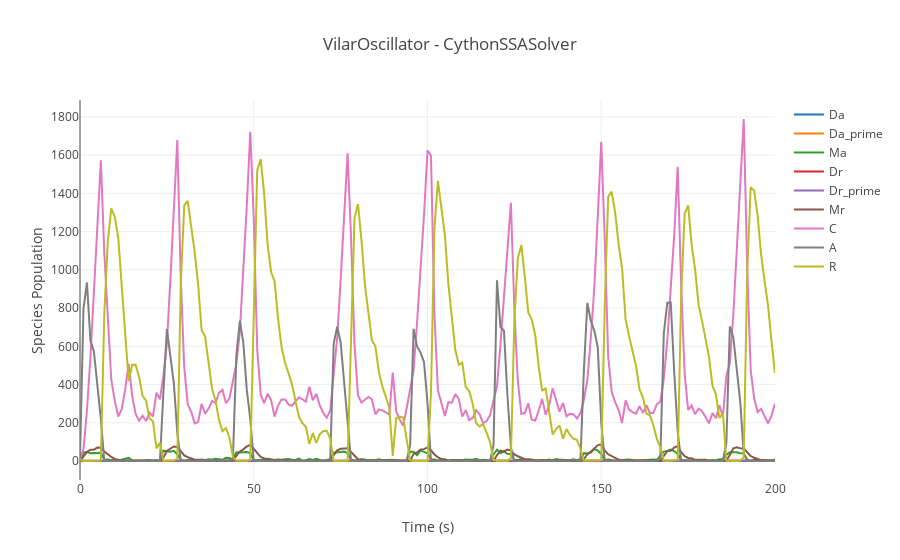

Notebook cell for this chart:
### Markdown cell above
### Plotly can be used to create interactive graphs.
 Plotly graphs can only be viewed in a Jupyter Notebook

### Code cell
results.plotplotly()

### Figure 1 — Plotly figure (JSON) as saved in the notebook; plotly's stock layout.template omitted (floating-point values rounded to 4 significant figures; data arrays with more than 128 entries replaced by an {"elided": "..."} marker saying what was removed)
{"data": [{"line": {"color": "#1f77b4"}, "mode": "lines", "name": "Da", "type": "scatter", "uid": "1c4c7048-865e-49f5-a5a4-7179efb098a7", "x": {"elided": "201 int values"}, "y": {"elided": "201 int values"}}, {"line": {"color": "#ff7f0e"}, "mode": "lines", "name": "Da_prime", "type": "scatter", "uid": "3c3642c8-8a1a-4179-be84-6a21bd31b211", "x": {"elided": "201 int values"}, "y": {"elided": "201 int values"}}, {"line": {"color": "#2ca02c"}, "mode": "lines", "name": "Ma", "type": "scatter", "uid": "c90277b6-e478-4f2a-aae8-66082d41074e", "x": {"elided": "201 int values"}, "y": {"elided": "201 int values"}}, {"line": {"color": "#d62728"}, "mode": "lines", "name": "Dr", "type": "scatter", "uid": "af3bf66e-16ff-4959-a775-e325be3a6634", "x": {"elided": "201 int values"}, "y": {"elided": "201 int values"}}, {"line": {"color": "#9467bd"}, "mode": "lines", "name": "Dr_prime", "type": "scatter", "uid": "cbcc4456-5c0f-4a83-89b8-6b733a5b618e", "x": {"elided": "201 int values"}, "y": {"elided": "201 int values"}}, {"line": {"color": "#8c564b"}, "mode": "lines", "name": "Mr", "type": "scatter", "uid": "891a3c3b-5967-4a2e-94b1-a423e0e1ca1f", "x": {"elided": "201 int values"}, "y": {"elided": "201 int values"}}, {"line": {"color": "#e377c2"}, "mode": "lines", "name": "C", "type": "scatter", "uid": "914a061a-dd4c-4759-8fb1-d15cc7a887d6", "x": {"elided": "201 int values"}, "y": {"elided": "201 int values"}}, {"line": {"color": "#7f7f7f"}, "mode": "lines", "name": "A", "type": "scatter", "uid": "2560b014-c77b-43b2-897f-d60050fd25fd", "x": {"elided": "201 int values"}, "y": {"elided": "201 int values"}}, {"line": {"color": "#bcbd22"}, "mode": "lines", "name": "R", "type": "scatter", "uid": "21632354-e6ac-4b61-a08c-369e060d988a", "x": {"elided": "201 int values"}, "y": {"elided": "201 int values"}}], "layout": {"showlegend": true, "title": {"text": "VilarOscillator - CythonSSASolver"}, "xaxis": {"title": {"text": "Time (s)"}}, "yaxis": {"title": {"text": "Species Population"}}}}
